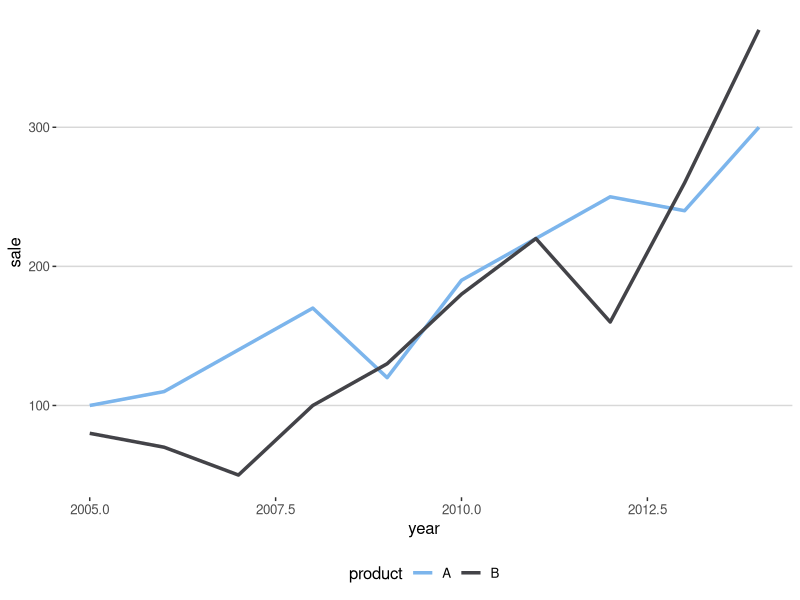
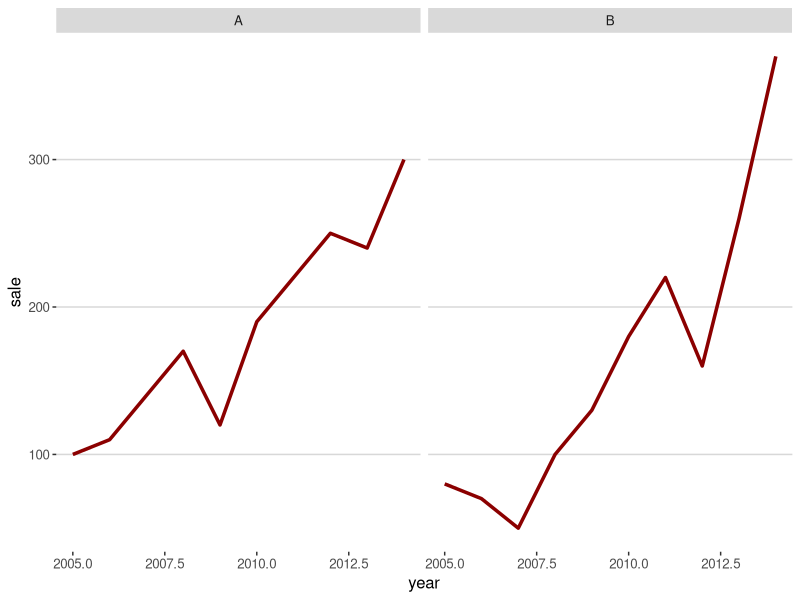
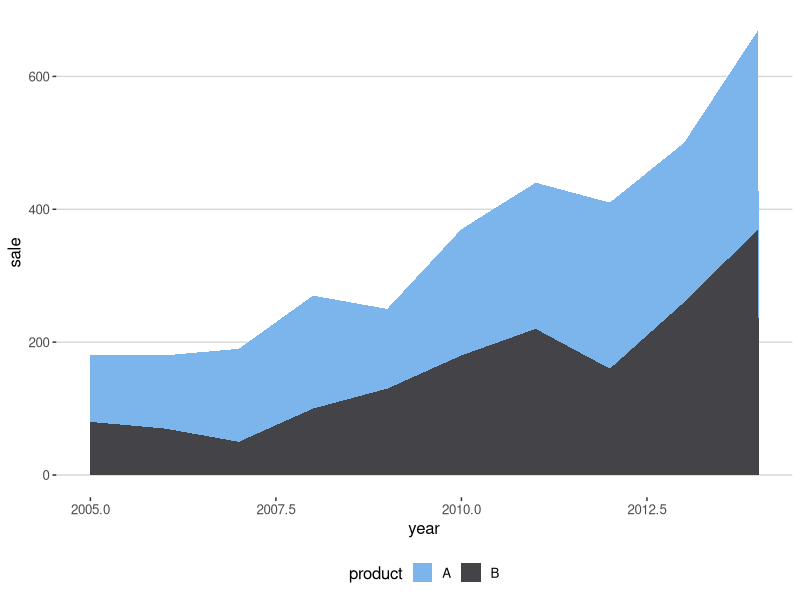
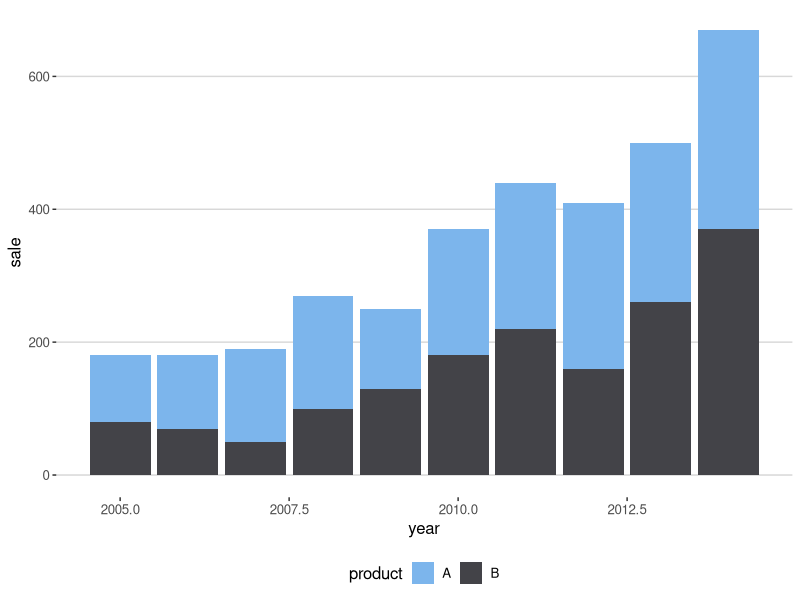
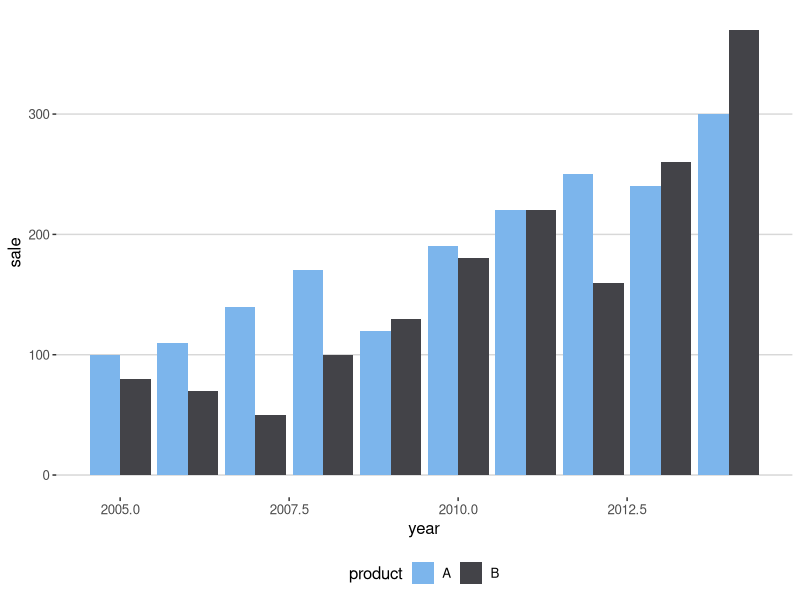

The R source for these figures, in order:
#' ---
#' title: "ggplot2 version for 'Which chart should you use to show this data?'"
#' author: "Joshua Kunst"
#' output: 
#'  html_document: 
#'    keep_md: yes
#' ---

#+ fig.width=10, fig.height=5

#' [This post](http://gravyanecdote.com/visual-analytics/which-chart-should-you-use-to-show-this-data/) show
#' different ways to plot a *simple* data. The video uses tableau software and just for fun and learn we 
#' try to replicate all the plots in the ggplot's way.

#' In all this plots you can omit the themes (like this code: `theme_hc() + scale_colour_hc()`)

#+ message=FALSE, warning=FALSE
library("dplyr")
library("tidyr")
library("ggplot2")
library("ggthemes")


#' # The data and other stuff

data <- data_frame(year = 2005:2014,
                   A = c(100, 110, 140, 170, 120, 190, 220, 250, 240, 300),
                   B = c(80, 70, 50, 100, 130, 180, 220, 160, 260, 370))

head(data)

#' The data will be easier to plot (this is a subjetive opinion) if we *tidier it a little bit*

data2 <- data %>% gather(product, sale, -year)

head(data2)


#' # Plot 1
ggplot(data2) +
  geom_line(aes(x = year, y = sale, color = product), size = 1.2) +
  theme_hc() + scale_colour_hc() 
  
#' # Plot 2
ggplot(data2) +
  geom_line(aes(x = year, y = sale), size = 1.2, color = "darkred") + 
  facet_grid(~product) +
  theme_hc() + scale_colour_hc() 

#' # Plot 3
ggplot(data2) +
  geom_area(aes(x = year, y = sale, fill = product), size = 1.2) +
  theme_hc() + scale_fill_hc() 

#' # Plot 4
ggplot(data2) +
  geom_bar(aes(x = year, y = sale, fill = product), stat = "identity") +
  theme_hc() + scale_fill_hc() 

#' # Plot 5
ggplot(data2) +
  geom_bar(aes(x = year, y = sale, fill = product), stat = "identity", position = "dodge") +
  theme_hc() + scale_fill_hc() 
